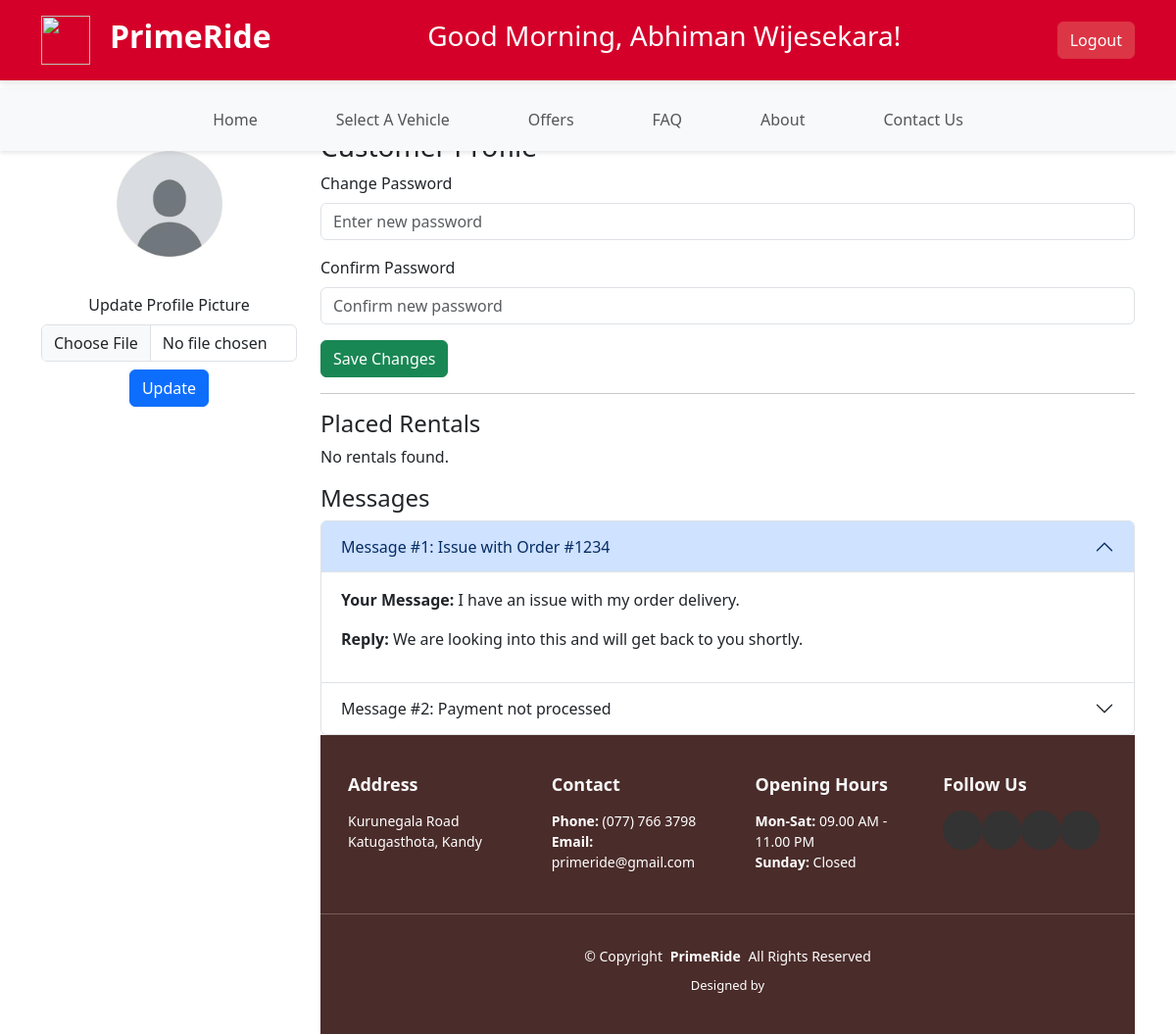
The app's page /profile.php (signed in), older data.
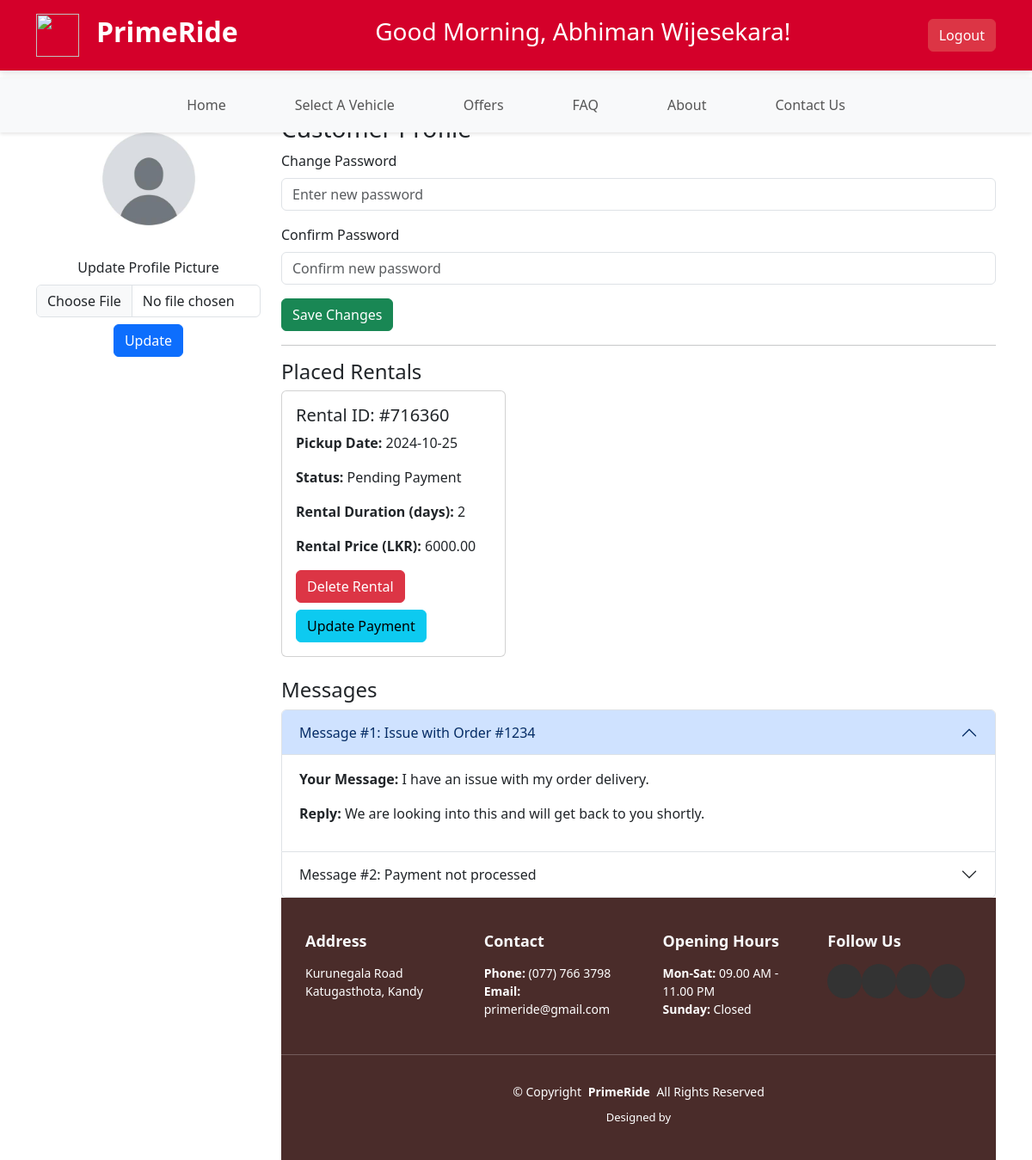
The same page, newer data.
### tables this page shows
CREATE TABLE `clients` (
  `client_id` int(11) NOT NULL,
  `username` varchar(100) NOT NULL,
  `name` varchar(100) NOT NULL,
  `email` varchar(150) NOT NULL,
  `password` varchar(255) NOT NULL,
  `registration_date` timestamp NOT NULL DEFAULT current_timestamp(),
  `last_login` timestamp NULL DEFAULT NULL,
  `profile_picture` varchar(255) DEFAULT 'default.jpg'
);

CREATE TABLE `rental` (
  `id` int(11) NOT NULL,
  `rental_id` int(11) NOT NULL,
  `vehicle_name` varchar(255) NOT NULL,
  `plate_number` varchar(50) NOT NULL,
  `model` varchar(255) NOT NULL,
  `total_price` decimal(10,2) NOT NULL,
  `customer_username` varchar(255) NOT NULL,
  `customer_name` varchar(255) NOT NULL,
  `customer_email` varchar(255) NOT NULL,
  `rental_duration` int(11) NOT NULL,
  `pickup_date` date NOT NULL,
  `dropoff_date` date NOT NULL,
  `rental_status` varchar(50) NOT NULL,
  `receipt_url` varchar(255) DEFAULT NULL,
  `created_at` timestamp NOT NULL DEFAULT current_timestamp()
);

### profile.php (the view, shortened to what this page needs)
<?php
include 'assets/php/dbconnection.php';
$username = isset($_SESSION['username']) ? $_SESSION['username'] : $_COOKIE['username'];
$stmt = $conn->prepare("SELECT name, profile_picture FROM clients WHERE username = ?");
$stmt->bind_param("s", $username);
$stmt->execute();
$result = $stmt->get_result();
$user = $result->fetch_assoc();
$name = $user['name'];
$profile_picture = !empty($user['profile_picture']) ? $user['profile_picture'] : 'default.jpg';
$hour = date('H');
if ($hour < 12) {
    $greeting = "Good Morning";
} elseif ($hour < 18) {
    $greeting = "Good Afternoon";
} else {
    $greeting = "Good Evening";
}
?>
<!DOCTYPE html>
<html lang="en">
<head>
    <link href="assets/css/style.css" rel="stylesheet">
    <link href="https://cdn.jsdelivr.net/npm/bootstrap@5.3.0-alpha3/dist/css/bootstrap.min.css" rel="stylesheet">
</head>
<body>
 <header class="p-3 text-bg-brown header">
    <div class="container">
        <div class="d-flex flex-wrap align-items-center justify-content-between">
            <div class="d-flex align-items-center">
                <a href="/" class="d-flex align-items-center mb-2 mb-lg-0 text-white text-decoration-none">
                    <img src="assets/Photo/main/Ride logo.png" class="navlogo" alt="">
                </a>
                <h1>PrimeRide</h1>
            </div>
            <div class="greeting">
                <h3 class="text-white"><?php echo $greeting . ', ' . htmlspecialchars($name); ?>!</h3>
            </div>
            <div>
                <a href="assets/php/UserFunctions/logout.php" class="btn btn-danger">Logout</a>
            </div>
        </div>
    </div>
</header>
<div class="submenudirect-wrapper">
    <div class="container submenudirect">
        <header class="d-flex justify-content-py-5">
            <ul class="nav nav-pills">
                <li class="nav-item"><a href="index.php" class="nav-link">Home</a></li>
                <li class="nav-item"><a href="rent-car.php" class="nav-link">Select A Vehicle</a></li>
                <li class="nav-item"><a href="Specialoffers.php" class="nav-link">Offers</a></li>
                <li class="nav-item"><a href="FAQ.php" class="nav-link">FAQ</a></li>
                <li class="nav-item"><a href="Aboutus.php" class="nav-link">About</a></li>
                <li class="nav-item"><a href="Contactus.php" class="nav-link">Contact Us</a></li>
            </ul>
        </header>
    </div>
</div>
<div class="cprofile">
    <div class="container mt-5">
        <div class="row">
            <div class="col-md-3">
                <div class="text-center">
                    <img src="assets/database/user-profiles-pic/<?php echo htmlspecialchars($profile_picture); ?>" class="profile-picture mb-3" alt="Profile Picture">
                    <form action="assets/php/UserFunctions/update_profile_picture.php" method="POST" enctype="multipart/form-data">
                        <label for="profilePicUpload" class="form-label">Update Profile Picture</label>
                        <input class="form-control" type="file" id="profilePicUpload" name="profilePicUpload" required>
                        <button type="submit" class="btn btn-primary mt-2">Update</button>
                    </form>
                </div>
            </div>
            <div class="col-md-9">
                <h3>Customer Profile</h3>
                <form action="assets/php/update_password.php" method="POST">
                <div class="mb-3">
                    <label for="password" class="form-label">Change Password</label>
                    <input type="password" class="form-control" id="password" name="password" placeholder="Enter new password" required>
                </div>
                 <div class="mb-3">
                    <label for="confirmPassword" class="form-label">Confirm Password</label>
                    <input type="password" class="form-control" id="confirmPassword" name="confirmPassword" placeholder="Confirm new password" required>
                </div>
                <button type="submit" class="btn btn-success">Save Changes</button>
                </form>
                <hr>
<?php
$sql = "SELECT rental_id, pickup_date, rental_status, rental_duration, total_price  FROM rental";
$result = $conn->query($sql);
?>
<div class="content">
    <h4>Placed Rentals</h4>
    <div class="row">
        <?php
        if ($result->num_rows > 0) {
            while ($rental = $result->fetch_assoc()) {
                echo '
                <div class="col-md-4">
                    <div class="card mb-4">
                        <div class="card-body">
                            <h5 class="card-title">Rental ID: #' . $rental['rental_id'] . '</h5>
                            <p class="card-text"><strong>Pickup Date:</strong> ' . $rental['pickup_date'] . '</p>
                            <p class="card-text"><strong>Status:</strong> ' . $rental['rental_status'] . '</p>
                            <p class="card-text"><strong>Rental Duration (days):</strong> ' . $rental['rental_duration'] . '</p>
                            <p class="card-text"><strong>Rental Price (LKR):</strong> ' . $rental['total_price'] . '</p>
                            <button class="btn btn-danger delete-btn" data-rentalid="' . $rental['rental_id'] . '">Delete Rental</button>
                            <button class="btn btn-info mt-2 update-btn" data-rentalid="' . $rental['rental_id'] . '" data-toggle="modal" data-target="#paymentModal">Update Payment</button>
                        </div>
                    </div>
                </div>';
            }
        } else {
            echo "<p>No rentals found.</p>";
        }
        ?>
    </div>
<h4>Messages</h4>
<div class="accordion" id="messageAccordion">
    <div class="accordion-item">
        <h2 class="accordion-header" id="headingOne">
            <button class="accordion-button" type="button" data-bs-toggle="collapse" data-bs-target="#collapseOne" aria-expanded="true" aria-controls="collapseOne">
                Message #1: Issue with Order #1234
            </button>
        </h2>
        <div id="collapseOne" class="accordion-collapse collapse show" aria-labelledby="headingOne" data-bs-parent="#messageAccordion">
            <div class="accordion-body">
                <p><strong>Your Message:</strong> I have an issue with my order delivery.</p>
                <p><strong>Reply:</strong> We are looking into this and will get back to you shortly.</p>
            </div>
        </div>
    </div>
    <div class="accordion-item">
        <h2 class="accordion-header" id="headingTwo">
            <button class="accordion-button collapsed" type="button" data-bs-toggle="collapse" data-bs-target="#collapseTwo" aria-expanded="false" aria-controls="collapseTwo">
                Message #2: Payment not processed
            </button>
        </h2>
    </div>
</div>
<?php include 'footer.php'; ?>
</body>
</html>

### footer.php (shortened to what this page needs)
<footer id="footer" class="footer dark-background">
  <div class="container">
    <div class="row gy-3">
      <div class="col-lg-3 col-md-6 d-flex align-items-start">
        <div class="address">
          <h4>Address</h4>
          <p>Kurunegala Road<br>Katugasthota, Kandy</p>
        </div>
      </div>
      <div class="col-lg-3 col-md-6 d-flex align-items-start">
        <div>
          <h4>Contact</h4>
          <p><strong>Phone:</strong> <span>(077) 766 3798</span><br>
            <strong>Email:</strong> <span>primeride@gmail.com</span>
          </p>
        </div>
      </div>
      <div class="col-lg-3 col-md-6 d-flex align-items-start">
        <div>
          <h4>Opening Hours</h4>
          <p><strong>Mon-Sat:</strong> <span>09.00 AM - 11.00 PM</span><br>
            <strong>Sunday:</strong> <span>Closed</span>
          </p>
        </div>
      </div>
      <div class="col-lg-3 col-md-6">
        <h4>Follow Us</h4>
        <div class="social-links d-flex">
          <a href="#" class="twitter"><i class="bi bi-twitter me-2"></i></a>
          <a href="#" class="facebook"><i class="bi bi-facebook me-2"></i></a>
          <a href="#" class="instagram"><i class="bi bi-instagram me-2"></i></a>
          <a href="#" class="linkedin"><i class="bi bi-linkedin me-2"></i></a>
        </div>
      </div>
    </div>
  </div>
  <hr class="featurette-divider">
  <div class="container text-center mt-4">
    <p>© <span>Copyright</span> <strong class="px-1 sitename">PrimeRide</strong> <span>All Rights Reserved</span></p>
    <div class="credits">
      Designed by <a href=""></a>
    </div>
  </div>
</footer>

### assets/css/style.css (style rules this page uses)
body { font-family: 'Roboto', sans-serif; margin: 0; padding: 0; }
.header { background-color: #d4002a; padding: 10px 0; box-shadow: 0 4px 8px rgba(0, 0, 0, 0.1); position: fixed; top: 0; width: 100%; z-index: 1000; }
.header a, .header form, .header button { transition: all 0.3s ease; }
.header .navlogo { height: 50px; width: 50px; margin-right: 10px; }
.header h1 { font-size: 2rem; font-weight: bold; color: #fff; margin-left: 10px; }
.submenudirect-wrapper { background-color: #f8f9fa; box-shadow: 0 2px 4px rgba(0, 0, 0, 0.1); padding: 10px 0; position: fixed; top: 90px; width: 100%; z-index: 999; }
.submenudirect { display: flex; justify-content: center; }
.submenudirect .nav-pills { display: flex; justify-content: center; }
.submenudirect .nav-pills .nav-item { margin: 0 10px; }
.submenudirect .nav-pills .nav-link { color: #555; margin: 0 10px; padding: 10px 20px; border-radius: 30px; transition: all 0.3s ease; }
.featurette-divider { margin: 2rem 0; border-top: 1px solid #eaeaea; }
.d-flex { display: flex; align-items: center; }
.btn-primary { background-color: #d4002a; border-color: #d4002a; }
.footer { --heading-font: var(--default-font); color: var(--default-color); background-color: #4a2c2a; font-size: 14px; color: white; padding: 40px 0; position: relative; }
.footer h4 { font-size: 18px; font-weight: 700; margin-bottom: 15px; color: #f8f9fa; }
.footer p { margin-bottom: 10px; }
.footer .social-links a { display: inline-flex; align-items: center; justify-content: center; width: 40px; height: 40px; border-radius: 50%; background-color: #333; color: #fff; transition: background-color 0.3s ease, transform 0.3s ease; }
.footer .address p { margin-bottom: 0px; }
.footer .credits { margin-top: 5px; font-size: 13px; }

### profile.php (style rules this page uses)
.profile-picture { width: 150px; height: 150px; border-radius: 50%; object-fit: cover; }
.cprofile { margin-top: 100px; }

Row changes from the older to the newer data that the page shows:
added rental: rental "716360", pickup_date "2024-10-25", rental_status "Pending Payment", rental_duration "2", total_price "6000.00"
Text that changed along with them:
text no longer shown: "No rentals found."
